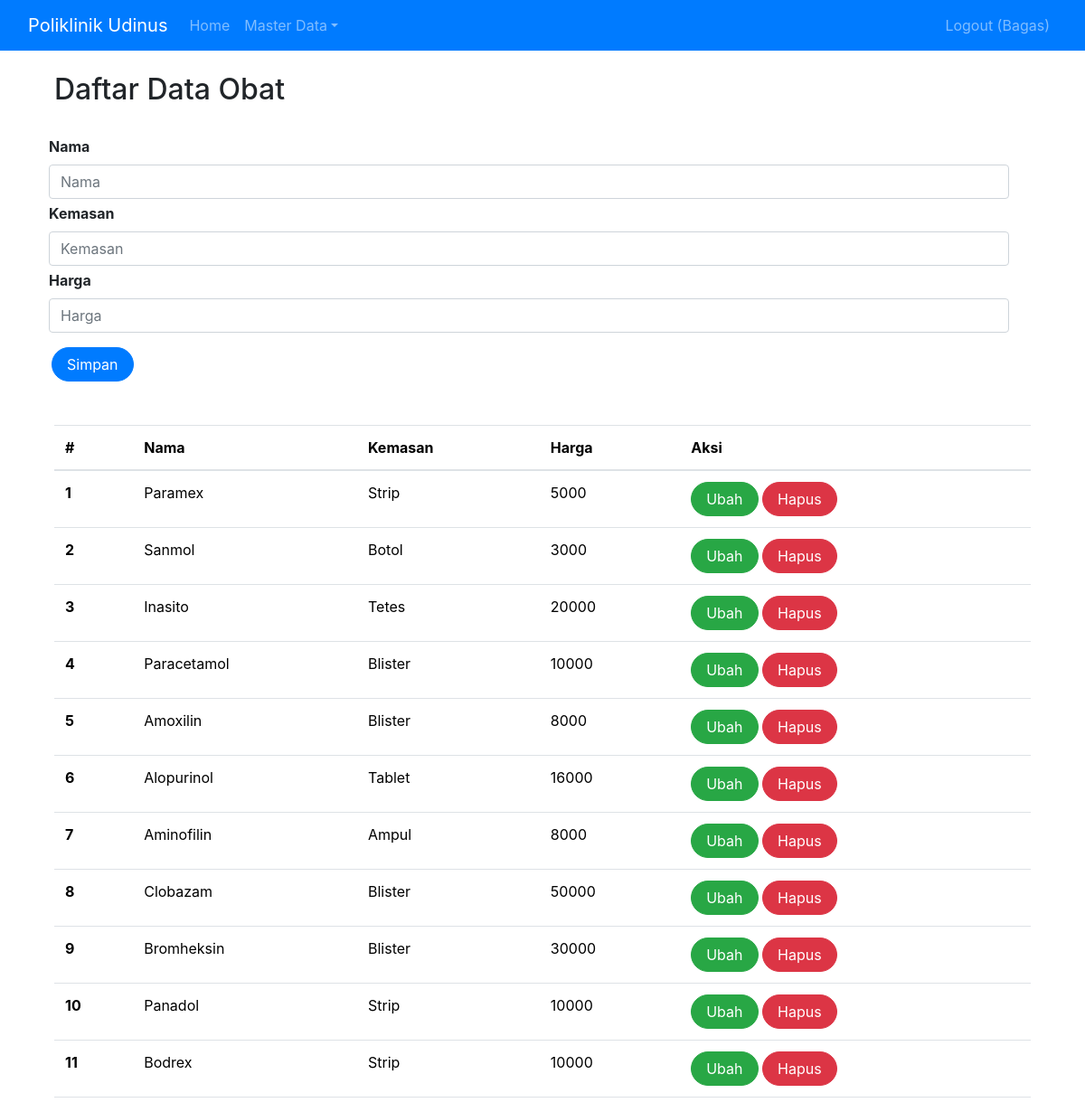
Page /index.php?page=obat (signed in) on the committed database.
### tables this page shows
CREATE TABLE `obat` (
  `id` int(11) NOT NULL,
  `nama_obat` varchar(50) NOT NULL,
  `kemasan` varchar(35) NOT NULL,
  `harga` int(11) NOT NULL
);

### obat.php (the view, shortened to what this page needs)
<!DOCTYPE html>
<html lang="en">
<head>
    <link rel="stylesheet" href="https://maxcdn.bootstrapcdn.com/bootstrap/4.0.0/css/bootstrap.min.css">
</head>
<body>
    <div class="container">
        <br>
        <h2>Daftar Data Obat</h2>
        <br>
        <form class="form row" method="POST" action="" name="myForm" onsubmit="return(validate());">
            <?php
            $nama_obat = '';
            $kemasan = '';
            $harga = '';
            ?>
            <div class="row">
                <label for="inputNama" class="form-label fw-bold">
                    Nama
                </label>
                <div>
                    <input type="text" class="form-control" name="nama_obat" id="inputNama" required placeholder="Nama" value="<?php echo $nama_obat ?>">
                </div>
            </div>
            <div class="row mt-1">
                <label for="inputKemasan" class="form-label fw-bold">
                    Kemasan
                </label>
                <div>
                    <input type="text" class="form-control" name="kemasan" id="inputKemasan" required placeholder="Kemasan" value="<?php echo $kemasan ?>">
                </div>
            </div>
            <div class="row mt-1">
                <label for="inputHarga" class="form-label fw-bold">
                    Harga
                </label>
                <div>
                    <input type="text" class="form-control" name="harga" id="inputHarga" required placeholder="Harga" value="<?php echo $harga ?>">
                </div>
            </div>
            <div class="row mt-3">
                <div class=col>
                    <button type="submit" class="btn btn-primary rounded-pill px-3 mt-auto" name="simpan">Simpan</button>
                </div>
            </div>
        </form>
        <br>
        <br>
        <table class="table table-hover">
            <thead>
                <tr>
                    <th scope="col">#</th>
                    <th scope="col">Nama</th>
                    <th scope="col">Kemasan</th>
                    <th scope="col">Harga</th>
                    <th scope="col">Aksi</th>
                </tr>
            </thead>
            <tbody>
                <?php
                $result = mysqli_query($mysqli, "SELECT * FROM obat");
                $no = 1;
                while ($data = mysqli_fetch_array($result)) {
                ?>
                    <tr>
                        <th scope="row"><?php echo $no++ ?></th>
                        <td><?php echo $data['nama_obat'] ?></td>
                        <td><?php echo $data['kemasan'] ?></td>
                        <td><?php echo $data['harga'] ?></td>
                        <td>
                            <a class="btn btn-success rounded-pill px-3" href="index.php?page=obat&id=<?php echo $data['id'] ?>">Ubah</a>
                            <a class="btn btn-danger rounded-pill px-3" href="index.php?page=obat&id=<?php echo $data['id'] ?>&aksi=hapus">Hapus</a>
                        </td>
                    </tr>
                <?php
                }
                ?>
            </tbody>
        </table>
    </div>
</body>
</html>

### rows in the picture
obat: nama_obat "Paramex", kemasan "Strip", harga "5000"
obat: nama_obat "Sanmol", kemasan "Botol", harga "3000"
obat: nama_obat "Inasito", kemasan "Tetes", harga "20000"
obat: nama_obat "Paracetamol", kemasan "Blister", harga "10000"
obat: nama_obat "Amoxilin", kemasan "Blister", harga "8000"
obat: nama_obat "Alopurinol", kemasan "Tablet", harga "16000"
obat: nama_obat "Aminofilin", kemasan "Ampul", harga "8000"
obat: nama_obat "Clobazam", kemasan "Blister", harga "50000"
obat: nama_obat "Bromheksin", kemasan "Blister", harga "30000"
obat: nama_obat "Panadol", kemasan "Strip", harga "10000"
obat: nama_obat "Bodrex", kemasan "Strip", harga "10000"

### other values in the picture
$_SESSION['name'] "Bagas"
